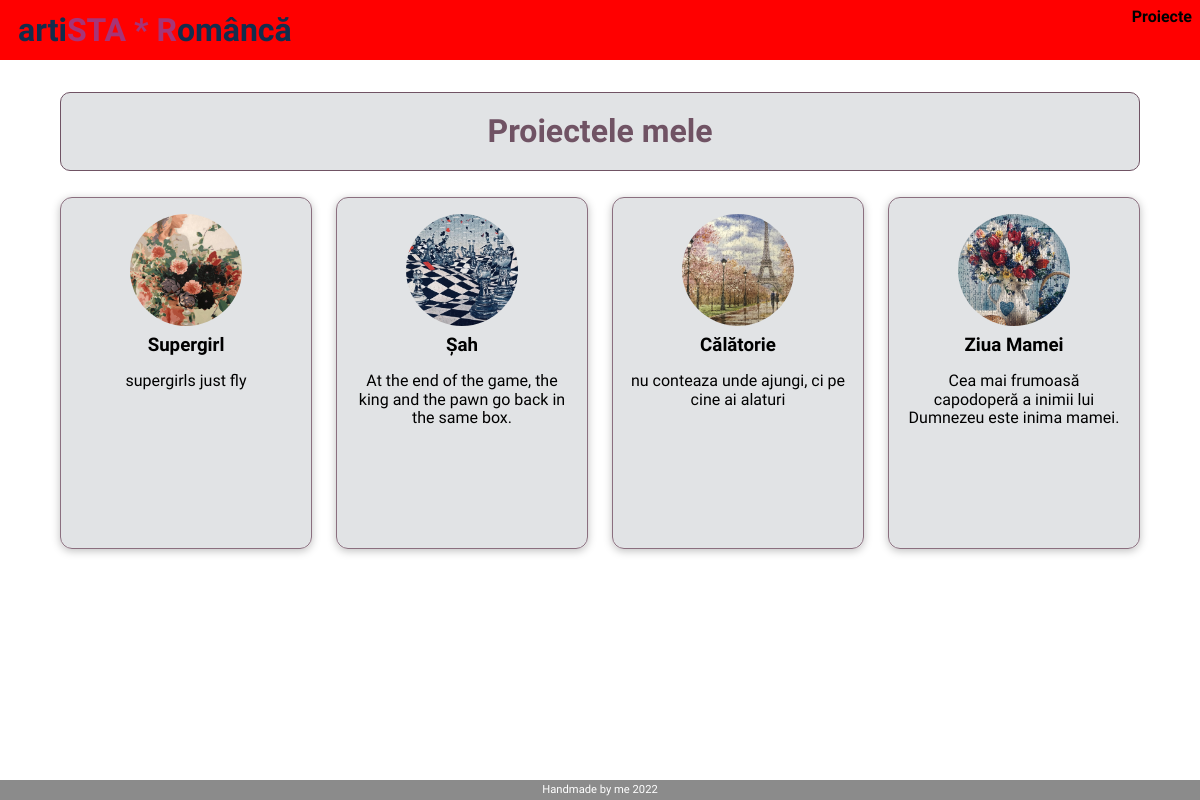
The app's page /projects with its own data.
### portofolio/models.py (models this page shows, shortened)
class Project(models.Model):
    title = models.CharField(max_length=100, verbose_name="Titlu")
    slug = models.SlugField(max_length=200, unique=True)
    date = models.DateField(auto_now=True, verbose_name="Data")
    excerpt = models.CharField(max_length=200)
    content = models.TextField(verbose_name="Conținut")
    category = models.ForeignKey(Category, on_delete=models.SET_NULL, null=True, verbose_name="Categorie")
    tags = models.ManyToManyField(Tag)
    @property
    def main_image(self):
        if len(self.image_set.all()):
            return self.image_set.filter(is_main=True)[0].image
        return ""
    class Meta:
        verbose_name = 'Proiect'
        verbose_name_plural = 'Proiecte'

class Image(models.Model):
    name = models.CharField(max_length=50, blank=True, verbose_name="Nume")
    image = models.ImageField(upload_to='images/', verbose_name="Imagine")
    is_main = models.BooleanField(default=False, verbose_name="Principală")
    project = models.ForeignKey(Project, on_delete=models.SET_NULL, null=True, verbose_name="Proiect")
    class Meta:
        verbose_name = 'Imagine'
        verbose_name_plural = 'Imagini'

### portofolio/views.py (the view)
# urls.py: path("projects", views.ProjectsListView.as_view(), name="projects-list-page"),
class ProjectsListView(ListView):
    template_name = "portofolio/projects-list.html"
    model = Project
    order_by = ['-date']
    context_object_name = "projects"

### portofolio/templates/portofolio/projects-list.html (shortened to what this page needs)
{%  extends "base.html" %}
{% load static %}
{% block css %}
    <link rel="stylesheet" href="{% static 'portofolio/css/project.css' %}"/>
    <link rel="stylesheet" href="{% static 'portofolio/css/projects-list.css' %}"/>
{% endblock %}
{% block content %}
    {% include 'header.html' %}
    <section id="all-projects">
        <h2>Proiectele mele</h2>
        <ul>
            {% for project in projects %}
                {% include "portofolio/project.html" %}
            {% endfor %}
        </ul>
    </section>
{% endblock %}

### templates/base.html (shortened to what this page needs)
{% load static %}
<!DOCTYPE html>
<html lang="en">
<head>
    <link rel="stylesheet" href="{% static 'css/normalize.css' %}"/>
    <link rel="stylesheet" href="{% static 'css/base.css' %}"/>
    {% block css %} {% endblock %}
</head>
<body>
    {% block content %} {% endblock %}
    {% include 'footer.html' %}
</body>
</html>

### templates/header.html
{% load static %}
{% block css %}
    <link rel="stylesheet" href="{% static 'css/header.css' %}"/>
{% endblock %}
{% block content %}
    <header id="header">
        <h1 style="margin:  auto 10px ;">
            <a href="{% url 'portofolio:home-page' %}" style="font-family: Comforter; color: #122d4d;">
                arti<span style="color: #a73477;">STA * R</span>omâncă
            </a>
        </h1>
        <nav>
            <a href="{% url 'portofolio:projects-list-page' %}">
                Proiecte
            </a>
        </nav>
    </header>
{% endblock %}

### portofolio/templates/portofolio/project.html
{% load static %}
{% block css %}
    <link rel="stylesheet" href="{% static 'portofolio/css/project.css' %}"/>
{% endblock %}
<li>
    <article class="project">
        <a href="{% url 'portofolio:project-detail-page' project.slug %}">
            <img src="{{ project.main_image.url }}" alt="{{ project.title }}">
            <div class="project__content">
                <h3>
                    {{ project.title }}
                </h3>
                <p> {{ project.excerpt }} </p>
            </div>
        </a>
    </article>
</li>

### templates/footer.html
{% load static %}
{% block css %}
    <link rel="stylesheet" href="{% static 'css/footer.css' %}"/>
{% endblock %}
{% block content %}
    <footer id="footer">
        Handmade by me 2022
    </footer>
{% endblock %}

### static/css/base.css (style rules this page uses)
* { box-sizing: border-box; }
html { font-family: 'Akaya Kanadaka', cursive; }
body { background-color: white; }

### portofolio/static/portofolio/css/project.css (style rules this page uses)
.project { display: flex; flex-direction: column; align-items: center; text-align: center; }
.project a { text-decoration: none; color: black; transition: all 0.2s ease; width: 100%; background-color: #93b1add7; background-color: #d2d6d9ab; padding: 1rem; border: 1px solid #8b6f7f; }
.project img { max-height: 8rem; height: auto; object-fit: cover; border-radius: 50%; }
.project h3 { margin: 0.25rem 0; }

### portofolio/static/portofolio/css/projects-list.css (style rules this page uses)
#all-projects { margin: 2rem auto; width: 90%; max-width: 80rem; }
#all-projects h2 { text-align: center; font-size: 2rem; color: #705364; background-color: #93b1add7; background-color: #d2d6d9ab; border-radius: 10px; border: 1px solid #705364; padding: 20px; }
ul { list-style: none; margin: 0; padding: 0; display: grid; grid-template-columns: repeat(auto-fill, minmax(15rem, 1fr)); gap: 1.5rem; }
.project img { width: 7rem; height: 7rem; }
.project a { height: 22rem; transform-origin: center; box-shadow: 0 2px 8px rgba(0, 0, 0, 0.25); border-radius: 12px; background-color: white; }

### static/css/header.css (style rules this page uses)
#header { position: sticky; display: flex; justify-content: space-between; top: 0; width: 100%; height: 80px; z-index: 10; padding: 8px; font-size: 1.3rem; }
#header a { text-decoration: none; color: black; font-weight: bold; }
@media (max-width: 1280px) { #header { height: 60px; font-size: 1rem; } }

### static/css/footer.css (style rules this page uses)
#footer { position: fixed; bottom: 0; width: 100%; height: 5vh; font-size: 0.9rem; padding-top: auto; text-align: center; color: white; background-color: #8B6F7F; background-color: #C1A2B4; background-color: #2a292a8a; display: flex; align-items: center; justify-content: center; }
@media (max-width: 1280px) { #footer { font-size: 0.7rem; height: 20px; } }

### portofolio/templates/portofolio/projects-list.html (style rules this page uses)
#header { background-color: red; }

### records on screen
Project: main_image (picture), title "Supergirl", excerpt "supergirls just fly"
Project: main_image (picture), title "Șah", excerpt "At the end of the game, the king and the pawn go back in the same box."
Project: main_image (picture), title "Călătorie", excerpt "nu conteaza unde ajungi, ci pe cine ai alaturi"
Project: main_image (picture), title "Ziua Mamei", excerpt "Cea mai frumoasă capodoperă a inimii lui Dumnezeu este inima mamei."
